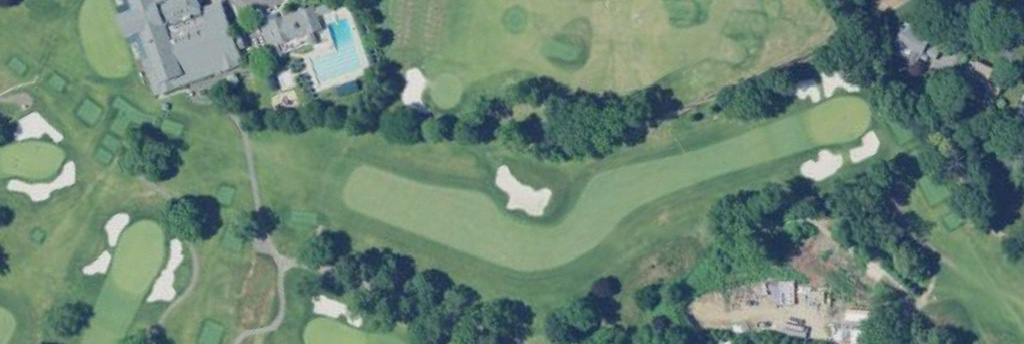
#> input picture test_image.jpg, 1024 x 344 px
$ python -i image_masking.py   (imports and definitions only)
#> lines starting #> are read from the running program, lines starting #| are printed output that depends on the picture; after the words box and inside, x2 and y2 are one past the last pixel; in counts of white or black regions, pixels touching at a corner belong together
#> further down, picture is the input picture: shape (344, 1024, 3); mean B, G, R 113.6, 130.9, 106.3
import cv2
import numpy as np


def otsu_grayscale(image_rgb):
    image_gray = cv2.cvtColor(image_rgb, cv2.COLOR_BGR2GRAY)
    _, mask = cv2.threshold(image_gray, 0, 255,
                            cv2.THRESH_BINARY + cv2.THRESH_OTSU)
    return mask


def _otsu_hsl(image_rgb, channel_name, flip):
#> called with channel_name = 'hue', flip = True
    image_gray = cv2.cvtColor(image_rgb, cv2.COLOR_BGR2HLS)
#> image_gray: shape (344, 1024, 3); mean of channels 0, 1, 2 68.6, 117.8, 42.4
    hue, lightness, saturation = np.split(image_gray, 3, axis=2)
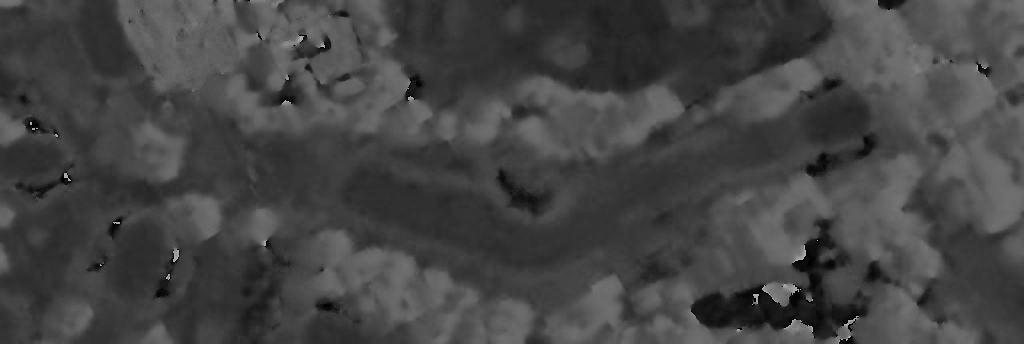
#> hue: shape (344, 1024, 1); min 0, max 177, mean 68.6
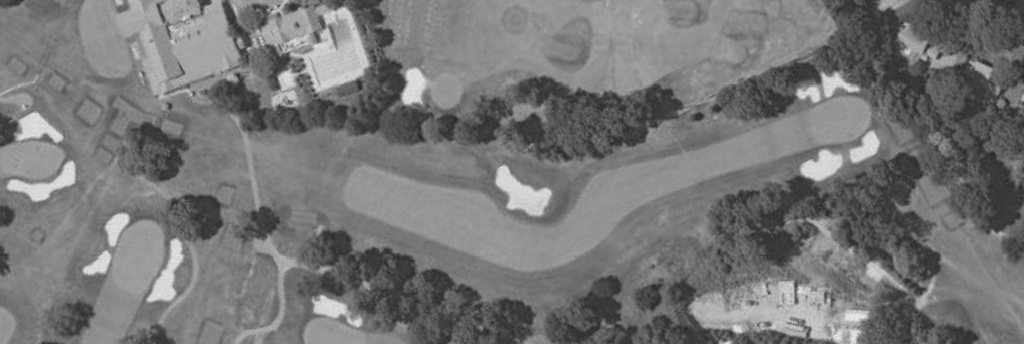
#> lightness: shape (344, 1024, 1); min 38, max 238, mean 117.8
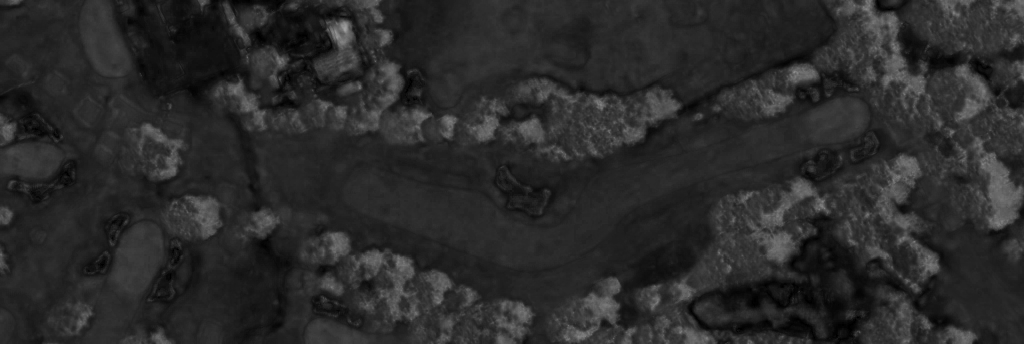
#> saturation: shape (344, 1024, 1); min 0, max 161, mean 42.4

    hsl = locals()[channel_name]
    hsl = hsl.reshape((hsl.shape[0], hsl.shape[1]))

    _, mask = cv2.threshold(hsl, 0, 255, cv2.THRESH_BINARY + cv2.THRESH_OTSU)
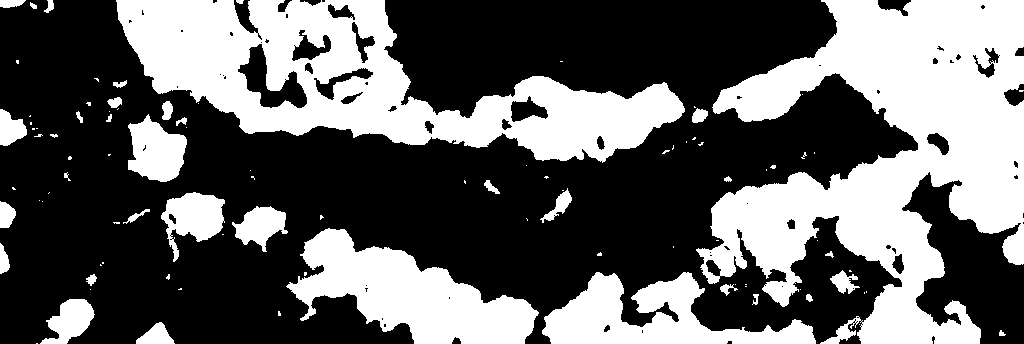
#> mask: shape (344, 1024); 38.7% white; 97 white regions (61 under 20 px), largest, box (x1, y1, x2, y2) and area: (696, 0, 1024, 344) 59223, (116, 0, 685, 163) 40771, (286, 228, 539, 344) 14541

    if flip:
        mask = ~mask

    return mask


def otsu_hue(image_rgb):
    return _otsu_hsl(image_rgb, channel_name='hue', flip=True)


def otsu_saturation(image_rgb):
    return _otsu_hsl(image_rgb, channel_name='saturation', flip=True)


def otsu_lightness(image_rgb):
    return _otsu_hsl(image_rgb, channel_name='lightness', flip=False)

>>> import cv2
>>> picture = cv2.imread('../test_image.jpg')
>>> result = otsu_hue(picture)
